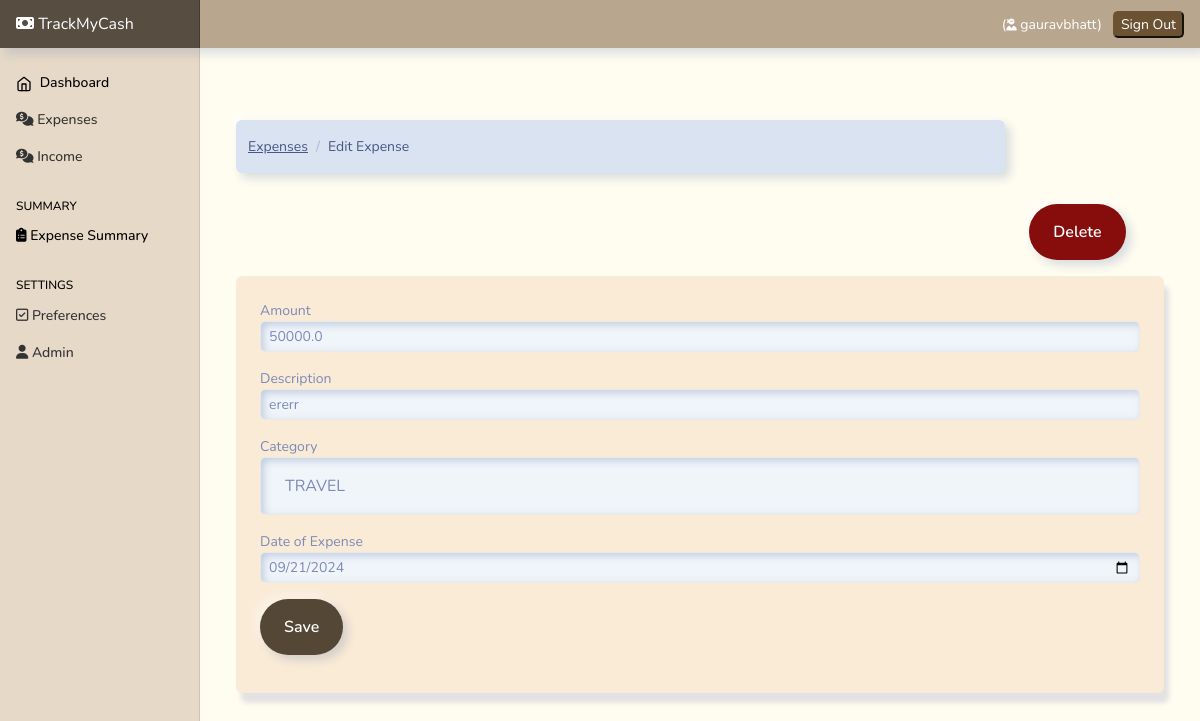
/expense-edit/15 (signed in), run on the app's committed database.
### Expenses/models.py (models this page shows, shortened)
class Expense(models.Model):
    amount=models.FloatField()
    date=models.DateField(default=now)
    description=models.TextField()
    owner=models.ForeignKey(to=User , on_delete=models.CASCADE)
    category=models.CharField( max_length=250)
    class Meta:
        ordering:['-date']

### Expenses/views.py (the view, shortened to what this page needs)
# urls.py: path('expense-edit/<int:id>' , views.expense_edit, name="expense-edit"),
@login_required(login_url='/authentication/login')
def expense_edit(request, id):
    expense = Expense.objects.get(pk=id)
    categories = Category.objects.all()
    context = {
        'expense': expense,
        'values': expense,
        'categories': categories
    }
    if request.method == 'GET':
        return render(request, 'expenses/edit-expense.html', context)

### templates/expenses/edit-expense.html (shortened to what this page needs)
{% extends 'base.html' %}
{% block content %}
<div class="container mt-4">
  <div class="row">
    <div class="col-md-10">
      <nav aria-label="breadcrumb">
        <ol class="breadcrumb">
          <li class="breadcrumb-item">
            <a href="{% url 'home'%}">Expenses</a>
          </li>
          <li class="breadcrumb-item active" aria-current="page">
            Edit Expense
          </li>
        </ol>
      </nav>
    </div>
    <div class="col-md-2 mb-3">
      <br><br><br><br>
      <a
        href="{% url 'expense-delete' expense.id %}"
        class="btn btn-danger btn-md"
        style="background-color: rgb(135, 13, 13);color:white;"
        >Delete</a
      >
    </div>
  </div>
  <div class="card" style="background-color: antiquewhite; box-shadow: 5px 10px 5px #e2e2e2;">
    <div class="card-body">
      <form action="{% url 'expense-edit' expense.id %}" method="post">
        <div class="form-group">
          <label for="">Amount</label>
          <input
            type="text"
            class="form-control form-control-sm"
            name="amount"
            value="{{values.amount}}"
            style="margin-bottom: 2vh; border: 0.5px solid rgb(233, 233, 233); border-radius: 5px;"
          />
        </div>
        <div class="form-group">
          <label for="">Description</label>
          <input
            type="text"
            class="form-control form-control-sm"
            name="description"
            value="{{values.description}}"
            style="margin-bottom: 2vh; border: 0.5px solid rgb(233, 233, 233); border-radius: 5px;"
          />
        </div>
        <div class="form-group">
          <label for="">Category</label>
          <select class="form-control" name="category"      style="margin-bottom: 2vh; border: 0.5px solid rgb(233, 233, 233); border-radius: 5px;">
            <option selected name="category" value="{{values.category}}"
              >{{values.category}}</option
            >
          </select>
        </div>
        <div class="form-group">
          <label for="">Date of Expense</label>
          <input
            type="date"
            value="{{values.date |date:'Y-m-d' }}"
            class="form-control form-control-sm"
            name="expense_date"
            style="margin-bottom: 2vh; border: 0.5px solid rgb(233, 233, 233); border-radius: 5px;"
          />
        </div>
        <input
          type="submit"
          value="Save"
          class="btn btn-primary btn-primary-sm"
          style="background-color: rgb(85, 71, 54);color:white;"
        />
      </form>
    </div>
  </div>
</div>
{% endblock %}

### templates/base.html (shortened to what this page needs)
{% load static %}
<html lang="en">
  <head>
    <link href="https://cdn.jsdelivr.net/npm/bootstrap@5.0.2/dist/css/bootstrap.min.css" rel="stylesheet">
    <link rel="stylesheet" href="https://cdnjs.cloudflare.com/ajax/libs/font-awesome/6.4.2/css/all.min.css"
 />
<link href= {% static 'css/bootstrap.min.css'%} rel="stylesheet" >
<link href= {% static 'css/main.css'%} rel="stylesheet" >
    <link href= {% static 'css/dashboard.css'%} rel="stylesheet">
  </head>
  <body style="background-color: rgb(255, 252, 240);">
<header class="navbar navbar-dark sticky-top  flex-md-nowrap p-0 shadow mb-5" style="background-color: rgb(184, 166, 142); box-shadow: 5px 10px 5px #e2e2e2; ">
  <a style="background-color: rgb(87, 78, 65);  " class="navbar-brand col-md-3 col-lg-2 me-0 px-3" href="/"><i class="fa-solid fa-money-bill"></i> TrackMyCash</a>
  <div class="navbar-nav" >
    <div class="nav-item text-nowrap">
      <ul
      class="navbar-nav px-3 "
      style="display: flex; flex-direction: row; align-items: center;"
    >
      <li class="nav-item text-nowrap mt-3 ml-2 mr-5">
        {% if user.is_authenticated %}
        <li class="nav-item text-nowrap">
          <span class="nav-link" style="color: white;">
            (<i style="font-size: 12px;" class="fa-solid fa-user-ninja"></i> {{request.user}})
          </span>
        </li>
        <a href="{% url  'logout' %}"  style="text-decoration: none;">
          <input
            class="text text-capitalize"
            type="submit"
            value="Sign out"
            style="background-color: rgb(107, 82, 51); border-radius: 5px; border-color:rgb(107, 82, 51); color: white;"
          />
        </a>
        {% endif %}
      </li>
    </ul>
    </div>
  </div>
</header>
<div class="container-fluid">
  <div class="row">
     {% include "partials/sidebar.html" %}
    <main class="col-md-9 ms-sm-auto col-lg-10 px-md-4">
     {% block content %}
     {% endblock content %}
    </main>
  </div>
</div>
  </body>
</html>

### static/css/dashboard.css (style rules this page uses)
body { font-size: .875rem; }
.navbar-brand { padding-top: .75rem; padding-bottom: .75rem; font-size: 1rem; background-color: rgba(0, 0, 0, .25); box-shadow: inset -1px 0 0 rgba(0, 0, 0, .25); }

### data on the page
Expense: amount "50000.0", description "ererr", category "TRAVEL", expense_date "09/21/2024"

### other printed values
{{ request.user }} "gauravbhatt"
